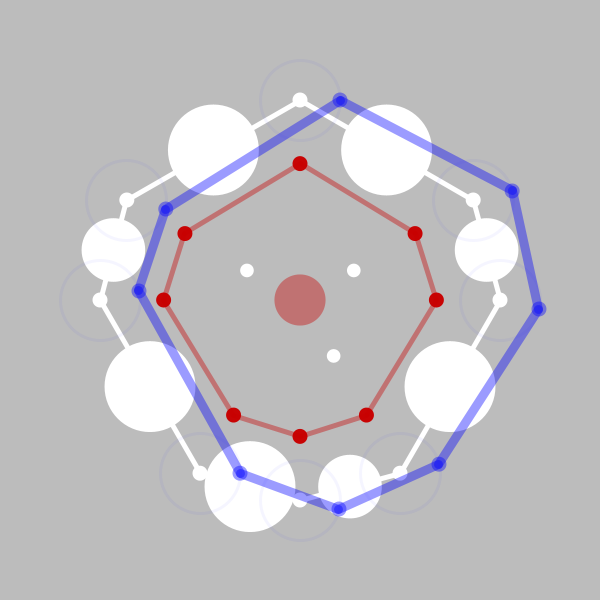
Frame 1 (no input)
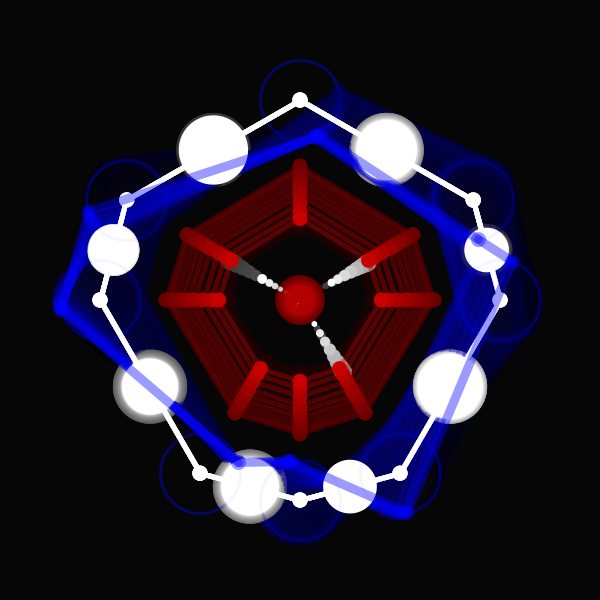
Frame 60 (the mouse pressed at the canvas centre just before this capture)
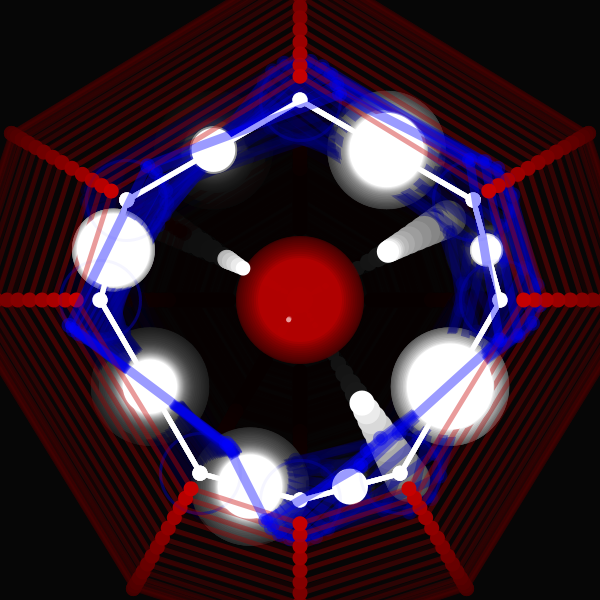
Frame 120 (the mouse held since frame 60 and released just before this capture)

The Processing sketch that drew these frames (run headless with seeded random() and noise(); from frame 60 on, the mouse is pressed at the canvas centre):

// Processing sketch: processing_13799
// ── processing_13799.pde

//:: .2010.KF.daemonfk@gmail.com ::





int XS = 600;
int YS = XS;

float orx = XS/2;
float ory = YS/2;

float a = XS/3;
float b = a;
float c = XS/40;  
float d = XS/20; 


float [] dnx; // Declaracion de Array
float [] dny; // Declaracion de Array => "datos.nodosF

float noiseVal01 = 0.01;

float xoff01 = 0.0; // Valor para variacion de RuidoPerlin.
float xoff02 = 0.0; // Valor para variacion de RuidoPerlin.
float xoff03 = 0.0; // Valor para variacion de RuidoPerlin.
float xoff04 = 0.0; // Valor para variacion de RuidoPerlin.
float xoff05 = 0.0; // Valor para variacion de RuidoPerlin.
float xoff06 = 0.0; // Valor para variacion de RuidoPerlin.
float xoff07 = 0.0; // Valor para variacion de RuidoPerlin.
float xoff08 = 0.0; // Valor para variacion de RuidoPerlin.


//:://ORBITAS de NODOS ROTATIVOS:
float Alpha81 = 0; //Angulo (Pto de inicialización de la orbita). ////////// => VARIABLE para RUEDA!
float Alpha12 = 0; //Angulo (Pto de inicialización de la orbita). ////////// => VARIABLE para RUEDA!
float Alpha23 = 0; //Angulo (Pto de inicialización de la orbita). ////////// => VARIABLE para RUEDA!
float Alpha34 = 0; //Angulo (Pto de inicialización de la orbita). ////////// => VARIABLE para RUEDA!
float Alpha45 = 0; //Angulo (Pto de inicialización de la orbita). ////////// => VARIABLE para RUEDA!
float Alpha56 = 0; //Angulo (Pto de inicialización de la orbita). ////////// => VARIABLE para RUEDA!
float Alpha67 = 0; //Angulo (Pto de inicialización de la orbita). ////////// => VARIABLE para RUEDA!
float Alpha78 = 0; //Angulo (Pto de inicialización de la orbita). ////////// => VARIABLE para RUEDA!
//:://
int Hip = XS/15;

///////////////////////////////////////////////////////////////////////////////////
// SETEO:

void setup() {
  size (600, 600);
  //size (screen.width, screen.height);

  dnx = new float [8]; // Creacion de Array
  //Asignación de variables del array:
  dnx [0] =   0+orx;
  dnx [1] = ( a/1.15471)+orx;
  dnx [2] =   a+orx;
  dnx [3] = ( a/2)+orx;
  dnx [4] =   0+orx;
  dnx [5] = (-a/2)+orx;
  dnx [6] =  -a+orx;
  dnx [7] = (-a/1.15471)+orx;

  dny = new float [8]; // Creacion de Array => "datos.nodosF
  //Asignación de variables del array:
  dny [0] =  -b+ory;
  dny [1] = (-b/2)+ory;
  dny [2] =   0+ory;
  dny [3] = ( b/1.15471)+ory;
  dny [4] =   b+ory;
  dny [5] = ( b/1.15471)+ory;
  dny [6] =   0+ory;
  dny [7] = (-b/2)+ory;
}

///////////////////////////////////////////////////////////////////////////////////
// BUCLE:
void draw(){
  //float velFR = 1; //random (0.1, 1.50);
  frameRate (20);

  //////////////////////////////////// COMPONENTES ALEATORIAS:
  float n01 = noise(xoff01)*5;
    xoff01 = xoff01 + .02;
  float n02 = noise(xoff02)*3.5;
    xoff02 = xoff02 + .025;
  float n03 = noise(xoff03)*5;
    xoff03 = xoff03 + .019;
  float n04 = noise(xoff04)*3.5;
    xoff04 = xoff04 + .027;
  float n05 = noise(xoff05)*5;
    xoff05 = xoff05 + .021;
  float n06 = noise(xoff06)*5;
    xoff06 = xoff06 + .022;
  float n07 = noise(xoff07)*3.5;
    xoff07 = xoff07 + .018;
  float n08 = noise(xoff08)*5;
    xoff08 = xoff08 + .026;
  println ( n01 + " // " + n02 + " // " + n03 + " // " + n04 + " // " + n05 + " // " + n06 + " // " + n07 + " // " + n08 );
  ////////////////////////////////////////

  //////////////////////////////////////// DESENFOQUE GRAL.
  
  fill(0, 0, 0, 20); // Valores funcionales entre 10 y 100, para Desenfoque de movimiento
  rectMode (CENTER);
  strokeWeight (0);
  rect(0, 0, width*2, height*2);
  ////////////////////////////////////////

  strokeWeight (5);
  strokeJoin (MITER); // Biselado del empalme con otros trazos.
  strokeCap (ROUND); // Sección del trazo.
  stroke (255); //
  
  line(dnx [0],dny [0], dnx [1],dny [1]);
  line(dnx [1],dny [1], dnx [2],dny [2]);
  line(dnx [2],dny [2], dnx [3],dny [3]);
  line(dnx [3],dny [3], dnx [4],dny [4]);
  line(dnx [4],dny [4], dnx [5],dny [5]);
  line(dnx [5],dny [5], dnx [6],dny [6]);
  line(dnx [6],dny [6], dnx [7],dny [7]);
  line(dnx [7],dny [7], dnx [0],dny [0]);

  fill (255);
  noStroke (); // 0=ValueRed
  ellipse(dnx [0],dny [0], c, c);
  ellipse(dnx [1],dny [1], c, c);
  ellipse(dnx [2],dny [2], c, c);
  ellipse(dnx [3],dny [3], c, c);
  ellipse(dnx [4],dny [4], c, c);
  ellipse(dnx [5],dny [5], c, c);
  ellipse(dnx [6],dny [6], c, c);
  ellipse(dnx [7],dny [7], c, c);

  ////////////////// Nodos de barras:
  fill (255);
  noStroke (); // 0=ValueRed
  ellipse ( (dnx[1]-(dnx[1]-dnx[0])/2), (dny[1]-(dny[1]-dny[0])/2),  d*n01, d*n01);
  ellipse ( (dnx[2]-(dnx[2]-dnx[1])/2), (dny[2]-(dny[2]-dny[1])/2),  d*n02, d*n02);
  ellipse ( (dnx[2]-(dnx[2]-dnx[3])/2), (dny[2]-(dny[2]-dny[3])/2),  d*n03, d*n03);
  ellipse ( (dnx[3]-(dnx[3]-dnx[4])/2), (dny[3]-(dny[3]-dny[4])/2),  d*n04, d*n04);
  ellipse ( (dnx[4]-(dnx[4]-dnx[5])/2), (dny[4]-(dny[4]-dny[5])/2),  d*n05, d*n05);
  ellipse ( (dnx[5]-(dnx[5]-dnx[6])/2), (dny[5]-(dny[5]-dny[6])/2),  d*n06, d*n06);
  ellipse ( (dnx[6]-(dnx[6]-dnx[7])/2), (dny[6]-(dny[6]-dny[7])/2),  d*n07, d*n07);
  ellipse ( (dnx[0]-(dnx[0]-dnx[7])/2), (dny[0]-(dny[0]-dny[7])/2),  d*n08, d*n08);


  ////////////////// "Componentes de Acción": // Primero ajustar Largo y luego inclinacion.
  float n12 = abs ((n01-n02)/2);
  float n23 = abs ((n02-n03)/2);
  float n34 = abs ((n03-n04)/2);
  float n45 = abs ((n04-n05)/2);
  float n56 = abs ((n05-n06)/2);
  float n67 = abs ((n06-n07)/2);
  float n78 = abs ((n07-n08)/2);
  float n81 = abs ((n08-n01)/2);
  //println (n56);

  ////////////////// Puntos en fuga cuadrangulares:
  fill (255);
  ellipse( (dnx[1]*n12*0.25)+orx    ,(dny[1]*(-n12)*0.325)+ory    , c*n12*2, c*n12*2); //FuncionX*variacion*LARGO+origen, FuncionY*variacion*INCLINACION+origen.
  ellipse( (dnx[3]*n34*0.185)+orx   ,(dny[3]*n34*0.26)+ory        , c*n34*2, c*n34*2);
  ellipse( (dnx[5]*n56*-0.34)+orx   ,(dny[5]*n56*0.25)+ory        , c*n56*2, c*n56*2);
  ellipse( (dnx[7]*n78*-0.92)+orx   ,(dny[7]*n78*-0.325)+ory      , c*n78*2, c*n78*2);


  ////////////////// Gesto Central:
  float ng = ((n12+n34+n56+n78)/4);
  fill (200, 0, 0, 100);
  ellipse (orx, ory,  ng*d*5, ng*d*5);


  ////////////////// Gesto Periferico: 
  float cgp = 0.2165*9*ng; // Coeficiente Factor periferico * escalamiento (hipotenusa entre lados)
  float N = noise (noiseVal01);

  fill (200, 0, 0, 250);
  noStroke ();
  ellipse(  dnx[0]                     ,((dny[0]-ory)*ng*2)+ory           , c, c);
  ellipse( ((dnx[1]-orx)*cgp)+orx      ,((dny[01]-ory)*cgp)+ory           , c, c);
  ellipse( ((dnx[2]-orx)*ng*2)+orx     ,  dny[2]                          , c, c);
  ellipse( ((dnx[3]-orx)*cgp)+orx      ,((dny[3]-ory)*cgp)+ory            , c, c);
  ellipse(   dnx[4]                    ,((dny[4]-ory)*ng*2)+ory           , c, c);
  ellipse( ((dnx[5]-orx)*cgp)+orx      ,((dny[5]-ory)*cgp)+ory            , c, c);
  ellipse( ((dnx[6]-orx)*ng*2)+orx     ,  dny[6]                          , c, c);
  ellipse( ((dnx[7]-orx)*cgp)+orx      ,((dny[7]-ory)*cgp)+ory            , c, c);

  strokeWeight (5);
  strokeJoin (MITER); // Biselado del empalme con otros trazos.
  strokeCap (ROUND); // Sección del trazo.
  stroke (200, 0, 0, 100); 
  line   (   dnx[0]                 ,((dny[0]-ory)*ng*2)+ory          , ((dnx[1]-orx)*cgp)+orx   ,((dny[1]-ory)*cgp)+ory  );
  line   ( ((dnx[1]-orx)*cgp)+orx ,((dny[1]-ory)*cgp)+ory           , ((dnx[2]-orx)*ng*2)+orx  ,  dny[2]                );
  line   ( ((dnx[2]-orx)*ng*2)+orx  ,  dny[2]                         , ((dnx[3]-orx)*cgp)+orx   ,((dny[3]-ory)*cgp)+ory  );
  line   ( ((dnx[3]-orx)*cgp)+orx   ,((dny[3]-ory)*cgp)+ory           ,   dnx[4]                 ,((dny[4]-ory)*ng*2)+ory );
  line   (   dnx[4]                 ,((dny[4]-ory)*ng*2)+ory          , ((dnx[5]-orx)*cgp)+orx   ,((dny[5]-ory)*cgp)+ory  );
  line   ( ((dnx[5]-orx)*cgp)+orx   ,((dny[5]-ory)*cgp)+ory           , ((dnx[6]-orx)*ng*2)+orx  ,  dny[6]                );
  line   ( ((dnx[6]-orx)*ng*2)+orx  ,  dny[6]                         , ((dnx[7]-orx)*cgp)+orx   ,((dny[7]-ory)*cgp)+ory  );
  line   ( ((dnx[7]-orx)*cgp)+orx   ,((dny[7]-ory)*cgp)+ory           ,   dnx[0]                 ,((dny[0]-ory)*ng*2)+ory);





////////////////// ORBITAS AZULES:
  
  //::// ORBITA 81:
  if (n01 > n08) {
  Alpha81 += (n01-n08)*0.25;
  }
  if (n08 > n01) {
  Alpha81 -= (n08-n01)*0.25; 
  }
  //UBICACION ORBITAL 81:
  float x01 = Hip*(cos(Alpha81));
  float y01 = Hip*(sin(Alpha81));
  //////////////////////////////////////// LINEA Circulo:
  strokeWeight (XS*0.005);
  stroke(0, 0, 255, 10);
  noFill ();
  ellipse (dnx [0], dny [0], Hip*2, Hip*2);
  //////////////////////////////////////// NODO de REF de movimiento:
  fill(0, 0, 255, 100);
  ellipseMode(CENTER);
  noStroke();
  ellipse (x01 +dnx [0], y01 +dny [0], XS*0.025, XS*0.025);
  //AlphaA += Incremento polar; no va??
  //Aplicar rotacion!!!!!
  //popMatrix();
  
  
  ////////////////////////////////////////////////////////////////////////////////////////////////////////////////////////
  
  
  //::// ORBITA 12:
  if (n02 > n01) {
  Alpha12 += (n02-n01)*0.25;
  }
  if (n01 > n02) {
  Alpha12 -= (n01-n02)*0.25; 
  }
  //UBICACION ORBITAL 81:
  float x02 = Hip*(cos(Alpha12));
  float y02 = Hip*(sin(Alpha12));
  //////////////////////////////////////// LINEA Circulo:
  strokeWeight (XS*0.005);
  stroke(0, 0, 255, 10);
  noFill ();
  ellipse (dnx [1], dny [1], Hip*2, Hip*2);
  //////////////////////////////////////// NODO de REF de movimiento:
  fill(0, 0, 255, 100);
  ellipseMode(CENTER);
  noStroke();
  ellipse (x02 + dnx [1], y02 + dny [1], XS*0.025, XS*0.025);

  
  
  ////////////////////////////////////////////////////////////////////////////////////////////////////////////////////////
  
  
  //::// ORBITA 23:
  if (n03 > n02) {
  Alpha23 += (n03-n02)*0.25;
  }
  if (n02 > n03) {
  Alpha23 -= (n02-n03)*0.25; 
  }
  //UBICACION ORBITAL 81:
  float x03 = Hip*(cos(Alpha23));
  float y03 = Hip*(sin(Alpha23));
  //////////////////////////////////////// LINEA Circulo:
  strokeWeight (XS*0.005);
  stroke(0, 0, 255, 10);
  noFill ();
  ellipse (dnx [2], dny [2], Hip*2, Hip*2);
  //////////////////////////////////////// NODO de REF de movimiento:
  fill(0, 0, 255, 100);
  ellipseMode(CENTER);
  noStroke();
  ellipse (x03 + dnx [2], y03 + dny [2], XS*0.025, XS*0.025);

  
  
  ////////////////////////////////////////////////////////////////////////////////////////////////////////////////////////

  
  //::// ORBITA 34:
  if (n04 > n03) {
  Alpha34 += (n04-n03)*0.25;
  }
  if (n03 > n04) {
  Alpha34 -= (n03-n04)*0.25; 
  }
  //UBICACION ORBITAL 81:
  float x04 = Hip*(cos(Alpha34));
  float y04 = Hip*(sin(Alpha34));
  //////////////////////////////////////// LINEA Circulo:
  strokeWeight (XS*0.005);
  stroke(0, 0, 255, 10);
  noFill ();
  ellipse (dnx [3], dny [3], Hip*2, Hip*2);
  //////////////////////////////////////// NODO de REF de movimiento:
  fill(0, 0, 255, 100);
  ellipseMode(CENTER);
  noStroke();
  ellipse (x04 + dnx [3], y04 + dny [3], XS*0.025, XS*0.025);

  
  
  ////////////////////////////////////////////////////////////////////////////////////////////////////////////////////////

  
  //::// ORBITA 45:
  if (n05 > n04) {
  Alpha45 += (n05-n04)*0.25;
  }
  if (n04 > n05) {
  Alpha45 -= (n04-n05)*0.25; 
  }
  //UBICACION ORBITAL 81:
  float x05 = Hip*(cos(Alpha45));
  float y05 = Hip*(sin(Alpha45));
  //////////////////////////////////////// LINEA Circulo:
  strokeWeight (XS*0.005);
  stroke(0, 0, 255, 10);
  noFill ();
  ellipse (dnx [4], dny [4], Hip*2, Hip*2);
  //////////////////////////////////////// NODO de REF de movimiento:
  fill(0, 0, 255, 100);
  ellipseMode(CENTER);
  noStroke();
  ellipse (x05 + dnx [4], y05 + dny [4], XS*0.025, XS*0.025);

  
  
  ////////////////////////////////////////////////////////////////////////////////////////////////////////////////////////

  
  //::// ORBITA 56:
  if (n06 > n05) {
  Alpha56 += (n06-n05)*0.25;
  }
  if (n05 > n06) {
  Alpha56 -= (n05-n06)*0.25; 
  }
  //UBICACION ORBITAL 81:
  float x06 = Hip*(cos(Alpha56));
  float y06 = Hip*(sin(Alpha56));
  //////////////////////////////////////// LINEA Circulo:
  strokeWeight (XS*0.005);
  stroke(0, 0, 255, 10);
  noFill ();
  ellipse (dnx [5], dny [5], Hip*2, Hip*2);
  //////////////////////////////////////// NODO de REF de movimiento:
  fill(0, 0, 255, 100);
  ellipseMode(CENTER);
  noStroke();
  ellipse (x06 + dnx [5], y06 + dny [5], XS*0.025, XS*0.025);

  
  
  ////////////////////////////////////////////////////////////////////////////////////////////////////////////////////////

  
  //::// ORBITA 67:
  if (n07 > n06) {
  Alpha67 += (n07-n06)*0.25;
  }
  if (n06 > n07) {
  Alpha67 -= (n06-n07)*0.25; 
  }
  //UBICACION ORBITAL 81:
  float x07 = Hip*(cos(Alpha67));
  float y07 = Hip*(sin(Alpha67));
  //////////////////////////////////////// LINEA Circulo:
  strokeWeight (XS*0.005);
  stroke(0, 0, 255, 10);
  noFill ();
  ellipse (dnx [6], dny [6], Hip*2, Hip*2);
  //////////////////////////////////////// NODO de REF de movimiento:
  fill(0, 0, 255, 100);
  ellipseMode(CENTER);
  noStroke();
  ellipse (x07 + dnx [6], y07 + dny [6], XS*0.025, XS*0.025);

  
  
  ////////////////////////////////////////////////////////////////////////////////////////////////////////////////////////

  
  //::// ORBITA 78:
  if (n08 > n07) {
  Alpha78 += (n08-n07)*0.25;
  }
  if (n07 > n08) {
  Alpha78 -= (n07-n08)*0.25; 
  }
  //UBICACION ORBITAL 81:
  float x08 = Hip*(cos(Alpha78));
  float y08 = Hip*(sin(Alpha78));
  //////////////////////////////////////// LINEA Circulo:
  strokeWeight (XS*0.005);
  stroke(0, 0, 255, 10);
  noFill ();
  ellipse (dnx [7], dny [7], Hip*2, Hip*2);
  //////////////////////////////////////// NODO de REF de movimiento:
  fill(0, 0, 255, 100);
  ellipseMode(CENTER);
  noStroke();
  ellipse (x08 + dnx [7], y08 + dny [7], XS*0.025, XS*0.025);

  
  
  ////////////////////////////////////////////////////////////////////////////////////////////////////////////////////////

pushMatrix();
  strokeWeight (XS*0.015);
  stroke(0, 0, 255, 100);
  line (x01+ dnx [0], y01+ dny [0], x02+dnx [1], y02+ dny [1]);
  line (x02+ dnx [1], y02+ dny [1], x03+dnx [2], y03+ dny [2]);
  line (x03+ dnx [2], y03+ dny [2], x04+dnx [3], y04+ dny [3]);
  line (x04+ dnx [3], y04+ dny [3], x05+dnx [4], y05+ dny [4]);
  line (x05+ dnx [4], y05+ dny [4], x06+dnx [5], y06+ dny [5]);
  line (x06+ dnx [5], y06+ dny [5], x07+dnx [6], y07+ dny [6]);
  line (x07+ dnx [6], y07+ dny [6], x08+dnx [7], y08+ dny [7]);
  line (x08+ dnx [7], y08+ dny [7], x01+dnx [0], y01+ dny [0]);
popMatrix();





  ///////////////////////////////////////////////////////////////////////////////////
  // PRINT:

  //println (dnx + " -- " + dny + " -- " + rg);
  //println (" -- " + hipAx + " -- " + hipAy + " -- " + hipBx + " -- " + hipBy);
  //print (dnx + " -- " + N);
}


///////////////////////////////////////////////////////////////////////////////////////
// FUNCIONES DE USUARIO:

//void rueda (float U, float V, float xA, float yA, float Dhip, float Na, float Nb, float ALPH ) {
void rueda (float U, float V, float Dhip, float xA, float yA) {
// UV = ubicación
// xy1= pto rotativo (por sin/cos, su distancia orbital, sera el Diametro de su ellipse.


  pushMatrix();
  // UBICACIÒN PARCIAL DE LA UNIDAD "RUEDA".
  translate(U, V); //Lleva el origen de la(S) orbita a otro lugar.

  //////////////////////////////////////// LINEA Circulo:
  strokeWeight (XS*0.005);
  stroke(0, 0, 255, 10);
  noFill ();
  ellipse (0, 0, Dhip*2, Dhip*2);
  
  //////////////////////////////////////// NODO de REF de movimiento:
  fill(0, 0, 255, 100);
  ellipseMode(CENTER);
  noStroke();
  ellipse (xA, yA, XS*0.025, XS*0.025);
  //AlphaA += Incremento polar; no va??
  //Aplicar rotacion!!!!!
  popMatrix();

  
} //Cierra void RUEDA.
